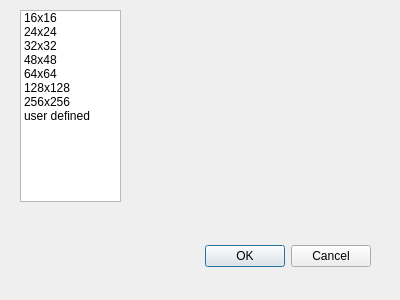
<?xml version="1.0" encoding="UTF-8"?>
<ui version="4.0">
 <class>NewFileDialog</class>
 <widget class="QDialog" name="NewFileDialog">
  <property name="geometry">
   <rect>
    <x>0</x>
    <y>0</y>
    <width>400</width>
    <height>300</height>
   </rect>
  </property>
  <property name="windowTitle">
   <string>New File</string>
  </property>
  <widget class="QDialogButtonBox" name="buttonBox">
   <property name="geometry">
    <rect>
     <x>30</x>
     <y>240</y>
     <width>341</width>
     <height>32</height>
    </rect>
   </property>
   <property name="orientation">
    <enum>Qt::Horizontal</enum>
   </property>
   <property name="standardButtons">
    <set>QDialogButtonBox::Cancel|QDialogButtonBox::Ok</set>
   </property>
  </widget>
  <widget class="QListWidget" name="newFileDialog">
   <property name="geometry">
    <rect>
     <x>20</x>
     <y>10</y>
     <width>101</width>
     <height>192</height>
    </rect>
   </property>
   <item>
    <property name="text">
     <string>16x16</string>
    </property>
   </item>
   <item>
    <property name="text">
     <string>24x24</string>
    </property>
   </item>
   <item>
    <property name="text">
     <string>32x32</string>
    </property>
   </item>
   <item>
    <property name="text">
     <string>48x48</string>
    </property>
   </item>
   <item>
    <property name="text">
     <string>64x64</string>
    </property>
   </item>
   <item>
    <property name="text">
     <string>128x128</string>
    </property>
   </item>
   <item>
    <property name="text">
     <string>256x256</string>
    </property>
   </item>
   <item>
    <property name="text">
     <string>user defined</string>
    </property>
   </item>
  </widget>
 </widget>
 <resources/>
 <connections>
  <connection>
   <sender>buttonBox</sender>
   <signal>accepted()</signal>
   <receiver>NewFileDialog</receiver>
   <slot>accept()</slot>
   <hints>
    <hint type="sourcelabel">
     <x>248</x>
     <y>254</y>
    </hint>
    <hint type="destinationlabel">
     <x>157</x>
     <y>274</y>
    </hint>
   </hints>
  </connection>
  <connection>
   <sender>buttonBox</sender>
   <signal>rejected()</signal>
   <receiver>NewFileDialog</receiver>
   <slot>reject()</slot>
   <hints>
    <hint type="sourcelabel">
     <x>316</x>
     <y>260</y>
    </hint>
    <hint type="destinationlabel">
     <x>286</x>
     <y>274</y>
    </hint>
   </hints>
  </connection>
 </connections>
</ui>
